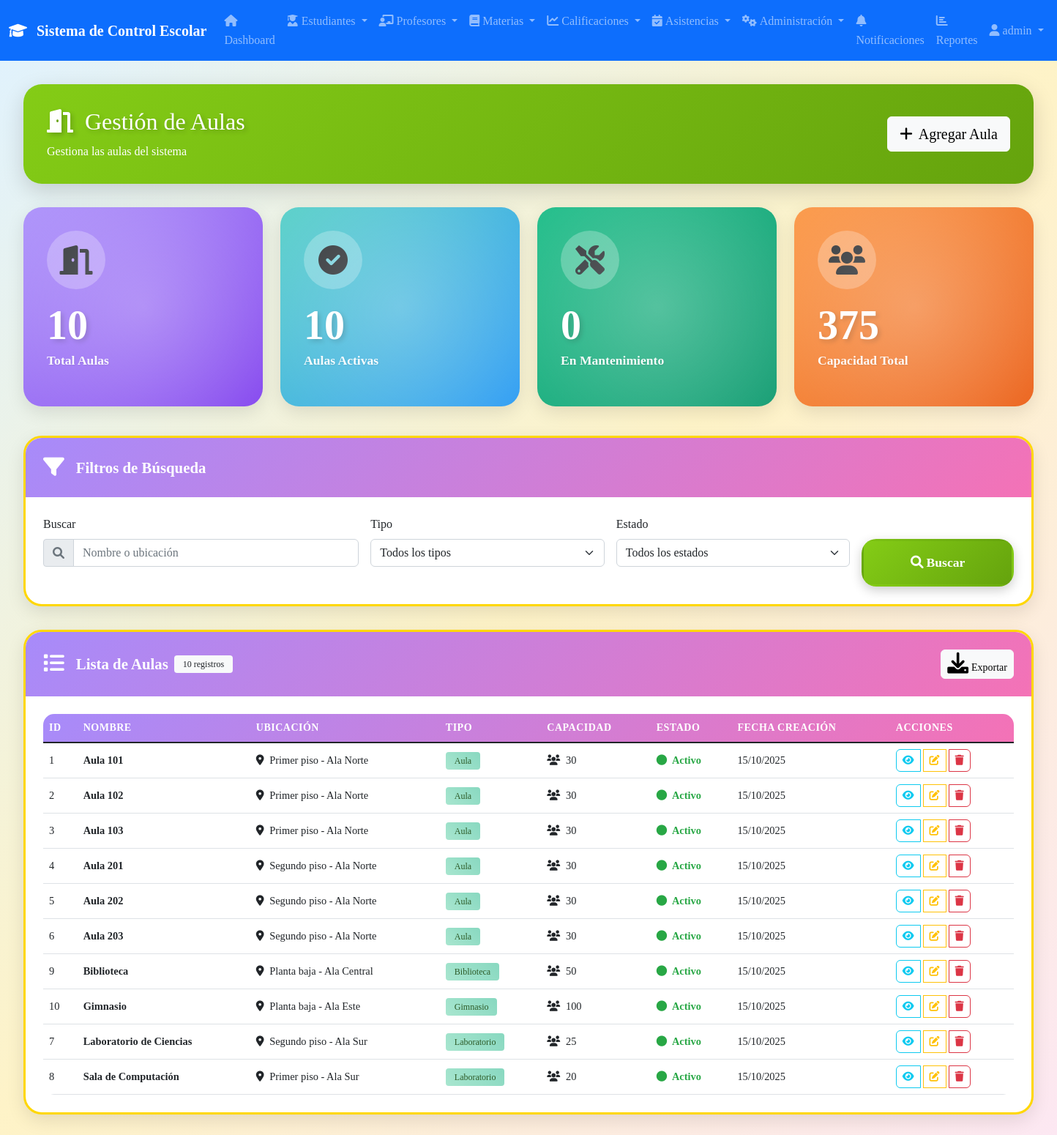
Page /modules/aulas/index.php (signed in) on the committed database.
### tables this page shows
CREATE TABLE IF NOT EXISTS `aulas` (
  `id` int NOT NULL AUTO_INCREMENT,
  `nombre` varchar(50) NOT NULL,
  `ubicacion` varchar(100) DEFAULT NULL,
  `capacidad` int DEFAULT '30',
  `tipo` enum('aula','laboratorio','biblioteca','gimnasio') NOT NULL DEFAULT 'aula',
  `estado` enum('activo','inactivo','mantenimiento') NOT NULL DEFAULT 'activo',
  `fecha_creacion` timestamp NULL DEFAULT CURRENT_TIMESTAMP,
  PRIMARY KEY (`id`)
);

### modules/aulas/index.php (the view, shortened to what this page needs)
<?php
require_once __DIR__ . '/../../config/config.php';
$page_title = 'Gestión de Aulas';
$search = isset($_GET['search']) ? trim($_GET['search']) : '';
$page = isset($_GET['page']) ? max(1, (int)$_GET['page']) : 1;
$limit = 10;
try {
    $pdo = conectarDB();
    $where_conditions = [];
    $params = [];
    $where_clause = !empty($where_conditions) ? "WHERE " . implode(" AND ", $where_conditions) : "";
    $count_sql = "SELECT COUNT(*) as total FROM aulas {$where_clause}";
    $stmt = $pdo->prepare($count_sql);
    $stmt->execute($params);
    $total_records = $stmt->fetch()['total'];
    $offset = ($page - 1) * $limit;
    $sql = "
        SELECT
            id, nombre, ubicacion, capacidad, tipo, estado, fecha_creacion
        FROM aulas
        {$where_clause}
        ORDER BY nombre, id
        LIMIT {$limit} OFFSET {$offset}
    ";
    $stmt = $pdo->prepare($sql);
    $stmt->execute($params);
    $aulas = $stmt->fetchAll(PDO::FETCH_ASSOC);
} catch (Exception $e) {
    $aulas = [];
    $total_records = 0;
    $total_pages = 0;
    $tipos = [];
    $estados = [];
    $error_message = "Error al cargar los datos: " . $e->getMessage();
}
include __DIR__ . '/../../includes/navbar.php';
?>
<!DOCTYPE html>
<html lang="es">
<head>
    <link href="https://cdn.jsdelivr.net/npm/bootstrap@5.1.3/dist/css/bootstrap.min.css" rel="stylesheet">
    <link href="https://cdnjs.cloudflare.com/ajax/libs/font-awesome/6.0.0/css/all.min.css" rel="stylesheet">
    <link href="../../assets/css/style.css" rel="stylesheet">
    <link href="../../assets/css/dashboard-style.css" rel="stylesheet">
</head>
<body class="dashboard-style">
    <div class="main-container">
        <div class="row">
            <div class="col-12">
                <div class="page-header">
                    <div class="d-flex justify-content-between align-items-center">
                        <div>
                            <h2 class="mb-0">
                                <i class="fas fa-door-open me-2"></i>
                                <?php echo $page_title; ?>
                            </h2>
                            <p class="mb-0 mt-2">Gestiona las aulas del sistema</p>
                        </div>
                        <div>
                            <a href="agregar.php" class="btn btn-light btn-lg">
                                <i class="fas fa-plus me-2"></i>Agregar Aula
                            </a>
                        </div>
                    </div>
                </div>
                <div class="row mb-4">
                    <div class="col-lg-3 col-md-6 mb-3">
                        <div class="stat-card groups">
                            <div class="stat-icon">
                                <i class="fas fa-door-open"></i>
                            </div>
                            <h3 class="stat-number"><?php echo number_format($total_records); ?></h3>
                            <p class="stat-label">Total Aulas</p>
                        </div>
                    </div>
                    <div class="col-lg-3 col-md-6 mb-3">
                        <div class="stat-card students">
                            <div class="stat-icon">
                                <i class="fas fa-check-circle"></i>
                            </div>
                            <h3 class="stat-number"><?php echo count(array_filter($aulas, function($a) { return $a['estado'] === 'activo'; })); ?></h3>
                            <p class="stat-label">Aulas Activas</p>
                        </div>
                    </div>
                    <div class="col-lg-3 col-md-6 mb-3">
                        <div class="stat-card teachers">
                            <div class="stat-icon">
                                <i class="fas fa-tools"></i>
                            </div>
                            <h3 class="stat-number"><?php echo count(array_filter($aulas, function($a) { return $a['estado'] === 'mantenimiento'; })); ?></h3>
                            <p class="stat-label">En Mantenimiento</p>
                        </div>
                    </div>
                    <div class="col-lg-3 col-md-6 mb-3">
                        <div class="stat-card subjects">
                            <div class="stat-icon">
                                <i class="fas fa-users"></i>
                            </div>
                            <h3 class="stat-number"><?php echo array_sum(array_column($aulas, 'capacidad')); ?></h3>
                            <p class="stat-label">Capacidad Total</p>
                        </div>
                    </div>
                </div>
                <div class="content-card">
                    <div class="content-card-header">
                        <i class="fas fa-filter"></i>
                        Filtros de Búsqueda
                    </div>
                    <div class="card-body p-4">
                        <form method="GET" class="row g-3">
                            <div class="col-md-4">
                                <label for="search" class="form-label">Buscar</label>
                                <div class="input-group">
                                    <span class="input-group-text">
                                        <i class="fas fa-search"></i>
                                    </span>
                                    <input type="text" class="form-control" id="search" name="search"
                                           value="<?php echo htmlspecialchars($search); ?>"
                                           placeholder="Nombre o ubicación">
                                </div>
                            </div>
                            <div class="col-md-3">
                                <label for="tipo" class="form-label">Tipo</label>
                                <select class="form-select" id="tipo" name="tipo">
                                    <option value="">Todos los tipos</option>
                                </select>
                            </div>
                            <div class="col-md-3">
                                <label for="estado" class="form-label">Estado</label>
                                <select class="form-select" id="estado" name="estado">
                                    <option value="">Todos los estados</option>
                                </select>
                            </div>
                            <div class="col-md-2">
                                <label class="form-label">&nbsp;</label>
                                <div class="d-grid gap-2">
                                    <button type="submit" class="btn btn-school btn-library">
                                        <i class="fas fa-search me-1"></i>Buscar
                                    </button>
                                </div>
                            </div>
                        </form>
                    </div>
                </div>
                <div class="content-card">
                    <div class="content-card-header">
                        <i class="fas fa-list"></i>
                        Lista de Aulas
                        <?php if ($total_records > 0): ?>
                        <span class="badge bg-light text-dark ms-2"><?php echo $total_records; ?> registros</span>
                        <?php endif; ?>
                        <button class="btn btn-light btn-sm ms-auto" onclick="exportarAulas()">
                            <i class="fas fa-download me-1"></i>Exportar
                        </button>
                    </div>
                    <div class="card-body p-4">
                        <?php if (!empty($aulas)): ?>
                        <div class="table-responsive">
                            <table class="table table-module table-hover">
                                <thead>
                                    <tr>
                                        <th>ID</th>
                                        <th>Nombre</th>
                                        <th>Ubicación</th>
                                        <th>Tipo</th>
                                        <th>Capacidad</th>
                                        <th>Estado</th>
                                        <th>Fecha Creación</th>
                                        <th>Acciones</th>
                                    </tr>
                                </thead>
                                <tbody>
                                    <?php foreach ($aulas as $aula): ?>
                                    <tr>
                                        <td><?php echo $aula['id']; ?></td>
                                        <td>
                                            <strong><?php echo htmlspecialchars($aula['nombre']); ?></strong>
                                        </td>
                                        <td>
                                            <i class="fas fa-map-marker-alt me-1"></i>
                                            <?php echo htmlspecialchars($aula['ubicacion'] ?? 'Sin ubicación'); ?>
                                        </td>
                                        <td>
                                            <span class="badge tipo-badge">
                                                <?php echo ucfirst($aula['tipo']); ?>
                                            </span>
                                        </td>
                                        <td>
                                            <i class="fas fa-users me-1"></i>
                                            <?php echo $aula['capacidad'] ?? 'Sin límite'; ?>
                                        </td>
                                        <td>
                                            <?php
                                            $clase_estado = '';
                                            if ($aula['estado'] === 'activo') $clase_estado = 'estado-activo';
                                            elseif ($aula['estado'] === 'inactivo') $clase_estado = 'estado-inactivo';
                                            else $clase_estado = 'estado-mantenimiento';
                                            ?>
                                            <span class="<?php echo $clase_estado; ?>">
                                                <i class="fas fa-circle me-1"></i>
                                                <?php echo ucfirst($aula['estado']); ?>
                                            </span>
                                        </td>
                                        <td>
                                            <?php echo date('d/m/Y', strtotime($aula['fecha_creacion'])); ?>
                                        </td>
                                        <td>
                                            <div class="btn-group" role="group">
                                                <a href="ver.php?id=<?php echo $aula['id']; ?>"
                                                   class="btn btn-outline-info btn-sm action-btn"
                                                   title="Ver detalles">
                                                    <i class="fas fa-eye"></i>
                                                </a>
                                                <a href="editar.php?id=<?php echo $aula['id']; ?>"
                                                   class="btn btn-outline-warning btn-sm action-btn"
                                                   title="Editar">
                                                    <i class="fas fa-edit"></i>
                                                </a>
                                                <button type="button"
                                                        class="btn btn-outline-danger btn-sm action-btn"
                                                        title="Eliminar"
                                                        onclick="eliminarAula(<?php echo $aula['id']; ?>, '<?php echo htmlspecialchars($aula['nombre']); ?>')">
                                                    <i class="fas fa-trash"></i>
                                                </button>
                                            </div>
                                        </td>
                                    </tr>
                                    <?php endforeach; ?>
                                </tbody>
                            </table>
                        </div>
                        <?php endif; ?>
                    </div>
                </div>
            </div>
        </div>
    </div>
</body>
</html>

### rows in the picture
aulas: id "1", nombre "Aula 101", ubicacion "Primer piso - Ala Norte", tipo "Aula", capacidad "30", estado "Activo", fecha_creacion "15/10/2025"
aulas: id "2", nombre "Aula 102", ubicacion "Primer piso - Ala Norte", tipo "Aula", capacidad "30", estado "Activo", fecha_creacion "15/10/2025"
aulas: id "3", nombre "Aula 103", ubicacion "Primer piso - Ala Norte", tipo "Aula", capacidad "30", estado "Activo", fecha_creacion "15/10/2025"
aulas: id "4", nombre "Aula 201", ubicacion "Segundo piso - Ala Norte", tipo "Aula", capacidad "30", estado "Activo", fecha_creacion "15/10/2025"
aulas: id "5", nombre "Aula 202", ubicacion "Segundo piso - Ala Norte", tipo "Aula", capacidad "30", estado "Activo", fecha_creacion "15/10/2025"
aulas: id "6", nombre "Aula 203", ubicacion "Segundo piso - Ala Norte", tipo "Aula", capacidad "30", estado "Activo", fecha_creacion "15/10/2025"
aulas: id "9", nombre "Biblioteca", ubicacion "Planta baja - Ala Central", tipo "Biblioteca", capacidad "50", estado "Activo", fecha_creacion "15/10/2025"
aulas: id "10", nombre "Gimnasio", ubicacion "Planta baja - Ala Este", tipo "Gimnasio", capacidad "100", estado "Activo", fecha_creacion "15/10/2025"
aulas: id "7", nombre "Laboratorio de Ciencias", ubicacion "Segundo piso - Ala Sur", tipo "Laboratorio", capacidad "25", estado "Activo", fecha_creacion "15/10/2025"
aulas: id "8", nombre "Sala de Computación", ubicacion "Primer piso - Ala Sur", tipo "Laboratorio", capacidad "20", estado "Activo", fecha_creacion "15/10/2025"

### other values in the picture
SITE_NAME "Sistema de Control Escolar"
$_SESSION['username'] "admin"
$page_title "Gestión de Aulas"
$total_records "10"
array_sum(array_column($aulas, 'capacidad')) "375"
